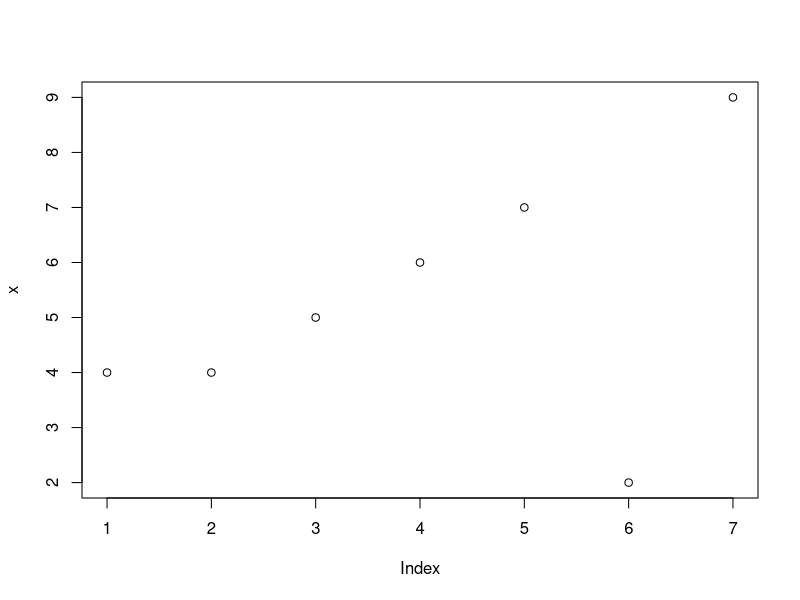
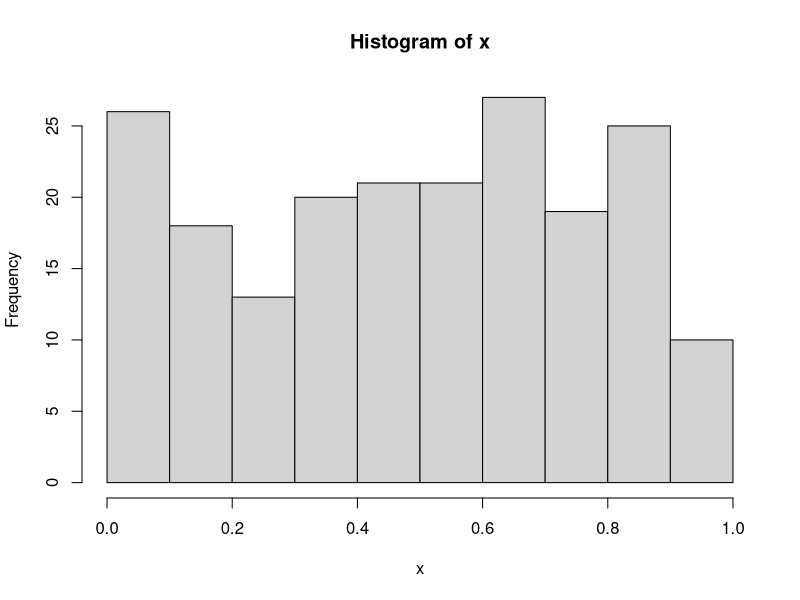
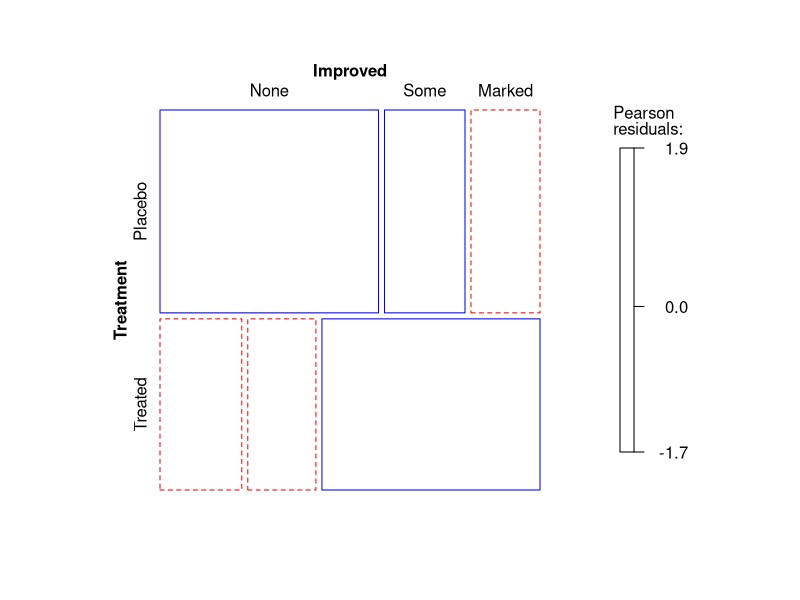
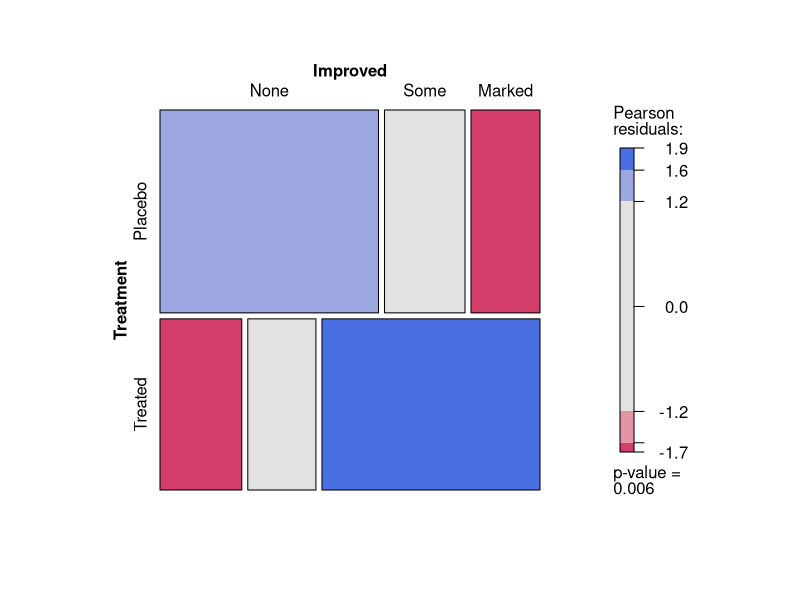

These figures' R source, in order:
## R for data analysis
## Part 1


x <- c(4, 4, 5, 6, 7, 2, 9)     
length(x) ; mean(x)
plot(x)  # plot the vector


x <- runif(200)
summary(x)
hist(x)


# sample session
install.packages("vcd")
help(package="vcd")
library(vcd)
help(Arthritis)
Arthritis
example(Arthritis)

# some stuff